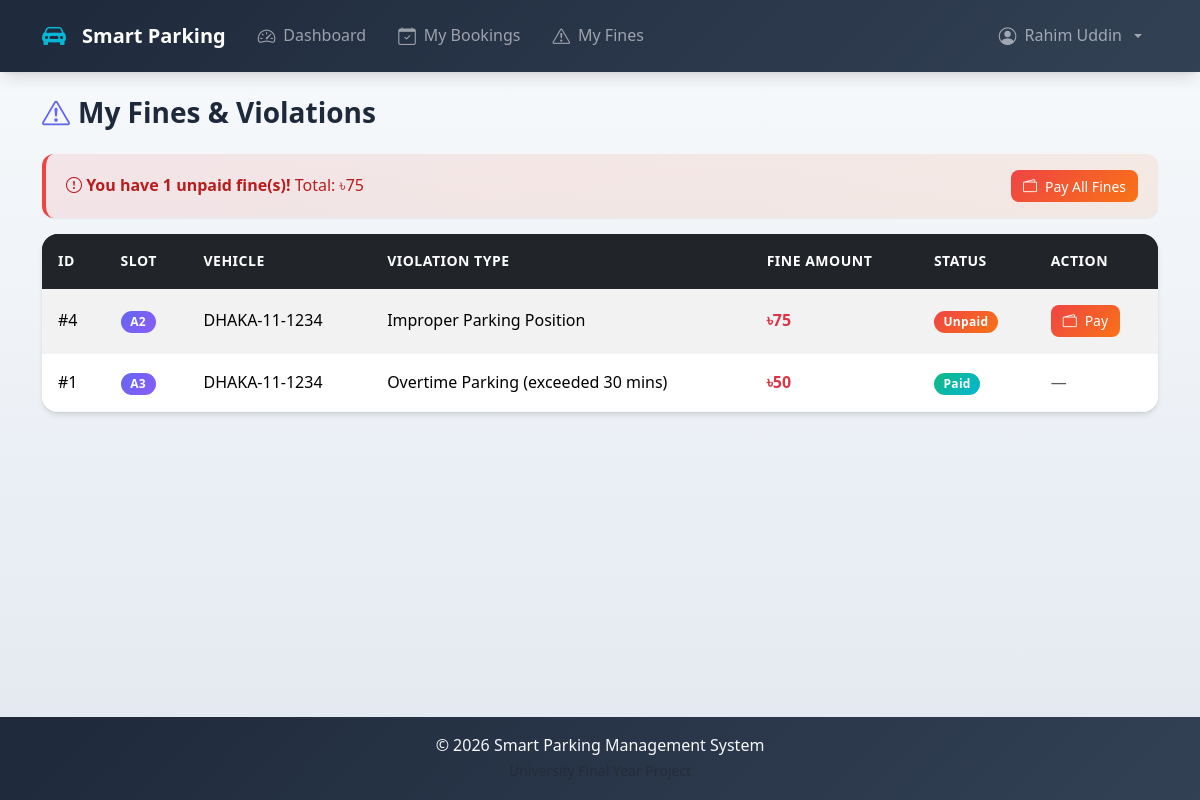
The page /user/violations.php (signed in) on the database its author committed.
### tables this page shows
CREATE TABLE violations (
    id INT AUTO_INCREMENT PRIMARY KEY,
    booking_id INT,
    violation_type VARCHAR(255),
    fine_amount DECIMAL(10,2),
    status ENUM('unpaid', 'paid') DEFAULT 'unpaid',
    FOREIGN KEY (booking_id) REFERENCES bookings(id)
);

CREATE TABLE parking_slots (
    id INT AUTO_INCREMENT PRIMARY KEY,
    slot_number VARCHAR(10) UNIQUE NOT NULL,
    type ENUM('car', 'bike', 'bicycle') DEFAULT 'car',
    status ENUM('available', 'occupied', 'reserved', 'maintenance') DEFAULT 'available',
    is_emergency TINYINT(1) DEFAULT 0, 
    price_per_hour DECIMAL(10,2) DEFAULT 20.00
);

CREATE TABLE bookings (
    id INT AUTO_INCREMENT PRIMARY KEY,
    user_id INT,
    slot_id INT,
    vehicle_number VARCHAR(20) NOT NULL,
    booking_time TIMESTAMP DEFAULT CURRENT_TIMESTAMP,
    start_time DATETIME,
    end_time DATETIME,
    total_cost DECIMAL(10,2) DEFAULT 0.00,
    status ENUM('active', 'completed', 'cancelled') DEFAULT 'active',
    FOREIGN KEY (user_id) REFERENCES users(id),
    FOREIGN KEY (slot_id) REFERENCES parking_slots(id)
);

### user/violations.php (the view, shortened to what this page needs)
<?php
require_once '../config/db.php';
$userId = getCurrentUserId();
$violationsQuery = $pdo->prepare("
    SELECT v.*, b.vehicle_number, ps.slot_number
    FROM violations v
    JOIN bookings b ON v.booking_id = b.id
    JOIN parking_slots ps ON b.slot_id = ps.id
    WHERE b.user_id = ?
    ORDER BY v.status ASC, v.id DESC
");
$violationsQuery->execute([$userId]);
$violations = $violationsQuery->fetchAll();
$totalUnpaid = 0;
$unpaidCount = 0;
foreach ($violations as $v) {
    if ($v['status'] === 'unpaid') {
        $totalUnpaid += $v['fine_amount'];
        $unpaidCount++;
    }
}
require_once '../includes/header.php';
?>
<h2 class="mb-4"><i class="bi bi-exclamation-triangle"></i> My Fines & Violations</h2>
<?php if ($totalUnpaid > 0): ?>
    <div class="alert alert-danger">
        <div class="d-flex justify-content-between align-items-center">
            <div>
                <i class="bi bi-exclamation-circle"></i>
                <strong>You have <?php echo $unpaidCount; ?> unpaid fine(s)!</strong> Total: ৳<?php echo number_format($totalUnpaid, 0); ?>
            </div>
            <a href="pay-fine.php?pay_all=1" class="btn btn-danger btn-sm">
                <i class="bi bi-wallet2"></i> Pay All Fines
            </a>
        </div>
    </div>
<?php endif; ?>
<?php if (empty($violations)): ?>
    <div class="alert alert-success">
        <i class="bi bi-check-circle"></i> Great! You have no violations or fines.
    </div>
<?php else: ?>
    <div class="table-responsive">
        <table class="table table-striped table-hover bg-white">
            <thead class="table-dark">
                <tr>
                    <th>ID</th>
                    <th>Slot</th>
                    <th>Vehicle</th>
                    <th>Violation Type</th>
                    <th>Fine Amount</th>
                    <th>Status</th>
                    <th>Action</th>
                </tr>
            </thead>
            <tbody>
                <?php foreach ($violations as $violation): ?>
                    <tr>
                        <td>#<?php echo $violation['id']; ?></td>
                        <td><span class="badge bg-primary"><?php echo htmlspecialchars($violation['slot_number']); ?></span></td>
                        <td><?php echo htmlspecialchars($violation['vehicle_number']); ?></td>
                        <td><?php echo htmlspecialchars($violation['violation_type']); ?></td>
                        <td class="fw-bold text-danger">৳<?php echo number_format($violation['fine_amount'], 0); ?></td>
                        <td>
                            <?php if ($violation['status'] === 'paid'): ?>
                                <span class="badge bg-success">Paid</span>
                            <?php else: ?>
                                <span class="badge bg-danger">Unpaid</span>
                            <?php endif; ?>
                        </td>
                        <td>
                            <?php if ($violation['status'] === 'unpaid'): ?>
                                <a href="pay-fine.php?violation_id=<?php echo $violation['id']; ?>"
                                   class="btn btn-sm btn-danger">
                                    <i class="bi bi-wallet2"></i> Pay
                                </a>
                            <?php else: ?>
                                <span class="text-muted">—</span>
                            <?php endif; ?>
                        </td>
                    </tr>
                <?php endforeach; ?>
            </tbody>
        </table>
    </div>
<?php endif; ?>
<?php require_once '../includes/footer.php'; ?>

### assets/css/style.css (style rules this page uses)
:root { --primary: #6366f1; --primary-dark: #4f46e5; --primary-light: #818cf8; --accent: #06b6d4; --accent-dark: #0891b2; --success: #10b981; --success-light: #34d399; --danger: #ef4444; --danger-light: #f87171; --warning: #f59e0b; --warning-light: #fbbf24; --info: #3b82f6; --slot-available: linear-gradient(135deg, #10b981, #34d399); --slot-occupied: linear-gradient(135deg, #ef4444, #f87171); --slot-reserved: linear-gradient(135deg, #6366f1, #818cf8); --slot-maintenance: linear-gradient(135deg, #6b7280, #9ca3af); --slot-emergency: linear-gradient(135deg, #06b6d4, #22d3ee); --dark: #1e293b; --dark-light: #334155; --gray: #64748b; --gray-light: #94a3b8; --light: #f1f5f9; --white: #ffffff; --gradient-primary: linear-gradient(135deg, #6366f1, #8b5cf6); --gradient-success: linear-gradient(135deg, #10b981, #06b6d4); --gradient-danger: linear-gradient(135deg, #ef4444, #f97316); --gradient-warning: linear-gradient(135deg, #f59e0b, #eab308); --gradient-dark: linear-gradient(135deg, #1e293b, #334155); --shadow-sm: 0 1px 2px rgba(0, 0, 0, 0.05); --shadow: 0 4px 6px -1px rgba(0, 0, 0, 0.1), 0 2px 4px -2px rgba(0, 0, 0, 0.1); --shadow-md: 0 10px 15px -3px rgba(0, 0, 0, 0.1), 0 4px 6px -4px rgba(0, 0, 0, 0.1); --shadow-lg: 0 20px 25px -5px rgba(0, 0, 0, 0.1), 0 8px 10px -6px rgba(0, 0, 0, 0.1); --shadow-glow: 0 0 20px rgba(99, 102, 241, 0.3); --radius-sm: 8px; --radius: 12px; --radius-lg: 16px; --radius-xl: 24px; --transition: all 0.3s cubic-bezier(0.4, 0, 0.2, 1); --transition-fast: all 0.15s cubic-bezier(0.4, 0, 0.2, 1); }
* { margin: 0; padding: 0; box-sizing: border-box; }
body { font-family: 'Segoe UI', -apple-system, BlinkMacSystemFont, sans-serif; min-height: 100vh; display: flex; flex-direction: column; background: linear-gradient(180deg, #f8fafc 0%, #e2e8f0 100%); color: var(--dark); line-height: 1.6; }
h1, h2, h3, h4, h5, h6 { font-weight: 600; color: var(--dark); margin-bottom: 0.5rem; }
h2 { font-size: 1.75rem; display: flex; align-items: center; gap: 0.5rem; }
h2 i { color: var(--primary); }
.btn { font-weight: 500; border-radius: var(--radius-sm); padding: 0.5rem 1.25rem; transition: var(--transition); border: none; display: inline-flex; align-items: center; gap: 0.5rem; }
.btn-danger { background: var(--gradient-danger); color: white; }
.btn-sm { padding: 0.35rem 0.75rem; font-size: 0.875rem; }
.table-responsive { border-radius: var(--radius-lg); box-shadow: var(--shadow); overflow: hidden; }
.table { margin-bottom: 0; }
.table thead { background: var(--gradient-dark); }
.table thead th { color: white; font-weight: 600; padding: 1rem; border: none; font-size: 0.875rem; text-transform: uppercase; letter-spacing: 0.5px; }
.table tbody td { padding: 1rem; vertical-align: middle; border-color: var(--light); }
.table-striped tbody tr:nth-of-type(odd) { background: rgba(241, 245, 249, 0.5); }
.badge { font-weight: 600; padding: 0.4em 0.8em; border-radius: 20px; font-size: 0.75rem; letter-spacing: 0.3px; }
.badge.bg-primary { background: var(--gradient-primary) !important; }
.badge.bg-success { background: var(--gradient-success) !important; }
.badge.bg-danger { background: var(--gradient-danger) !important; }
.alert { border: none; border-radius: var(--radius); padding: 1rem 1.25rem; box-shadow: var(--shadow-sm); z-index: 1040; position: relative; }
.alert-danger { background: linear-gradient(135deg, rgba(239, 68, 68, 0.1), rgba(249, 115, 22, 0.1)); color: #b91c1c; border-left: 4px solid var(--danger); }

### rows shown on the page
violations: id "4", parking_slots.slot_number "A2", booking.vehicle_number "DHAKA-11-1234", violation_type "Improper Parking Position", fine_amount "75", status "Unpaid"
violations: id "1", parking_slots.slot_number "A3", booking.vehicle_number "DHAKA-11-1234", violation_type "Overtime Parking (exceeded 30 mins)", fine_amount "50", status "Paid"

### other values the page prints
getCurrentUserName() "Rahim Uddin"
$unpaidCount "1"
$totalUnpaid "75"
